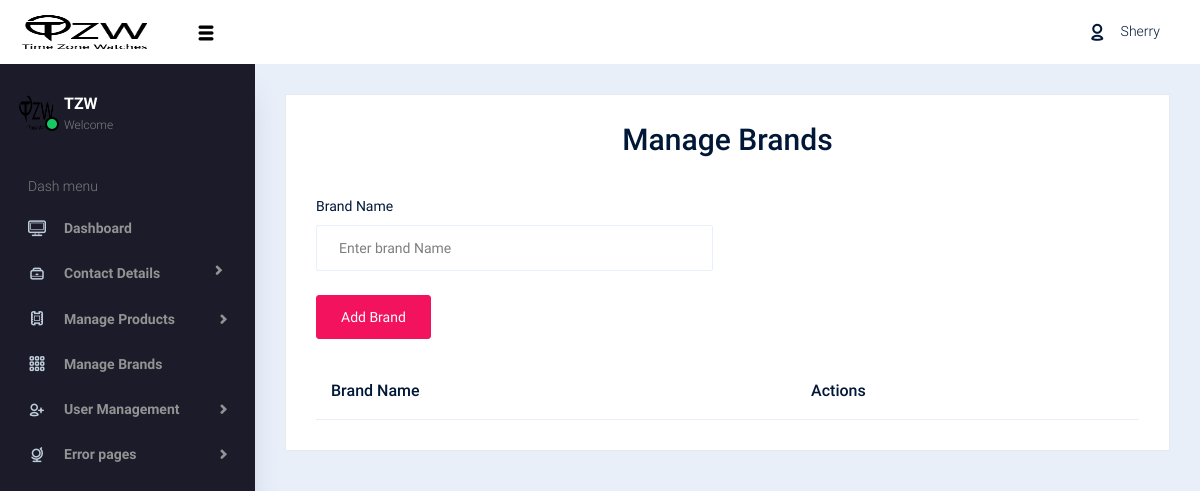
Before: /Dashboard/manage_brands.php (signed in) with the older database file.
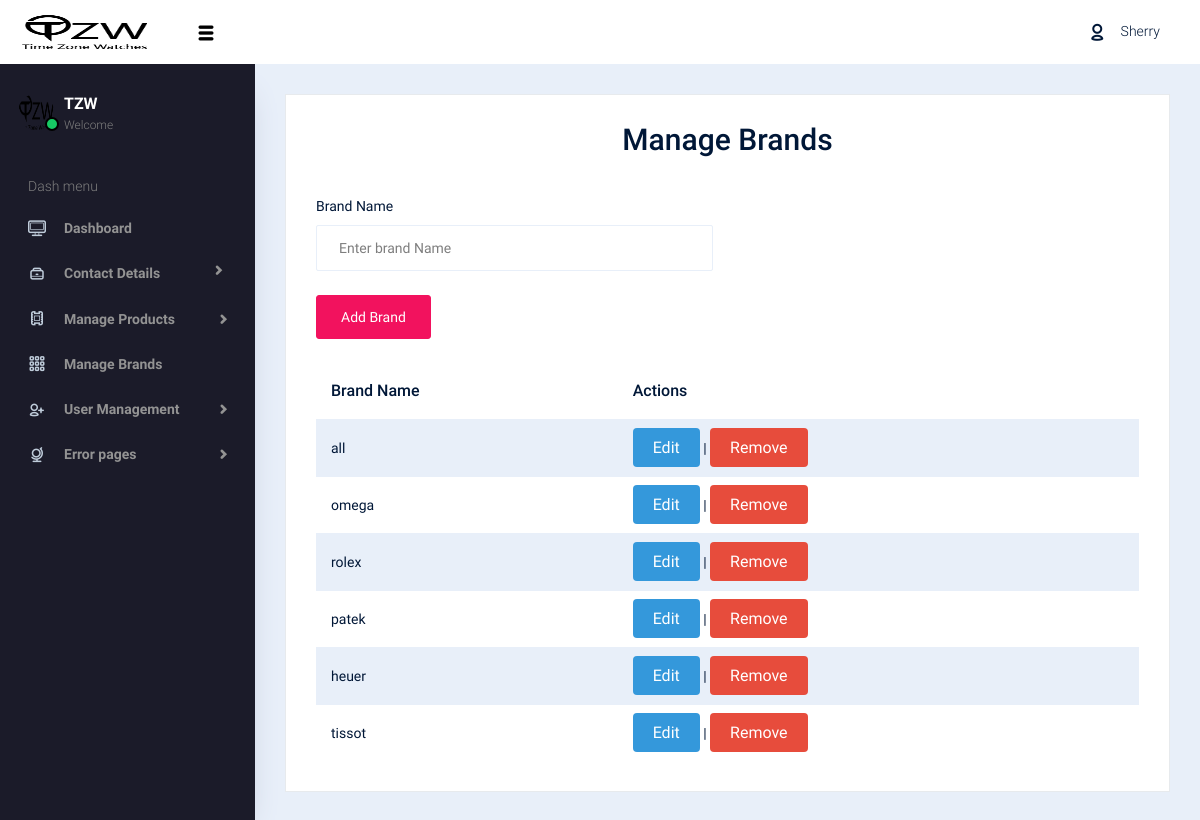
After: the same page with the newer database file.
### tables this page shows
CREATE TABLE `add_brand` (
  `id` int(11) NOT NULL,
  `brand_name` varchar(200) NOT NULL
);

### Dashboard/manage_brands.php (the view, shortened to what this page needs)
<?php
include "conn.php";
$query = "SELECT * FROM `add_brand`";
$result = mysqli_query($conn, $query);
?>
<?php include 'dash_header_or_nav.php'; ?>
<div class="main-panel">
    <div class="content-wrapper">
        <div class="row">
            <div class="col-lg-12 grid-margin stretch-card">
                <div class="card">
                    <div class="card-body">
                    <h1 style="text-align: center;">Manage Brands</h1>
                    <br><br>
                        <div class="row">
                            <div class="col-md-6">
                                <form action="manage_brands.php" method="post">
                                    <div class="form-group">
                                        <label for="brandName">Brand Name</label>
                                        <input type="text" class="form-control" id="brandName" name="brand_name" required placeholder="Enter brand Name ">
                                    </div>
                                    <button type="submit" class="btn btn-primary" name="add_brand">Add Brand</button>
                                </form>
                            </div>
                        </div>
                        <div class="row mt-4">
                            <div class="col-md-12">
                                <table class="table table-striped">
                                    <thead>
                                        <tr>
                                            <th>Brand Name</th>
                                            <th>Actions</th>
                                        </tr>
                                    </thead>
                                    <tbody>
                                        <?php while ($row = mysqli_fetch_array($result)) { ?>
                                            <tr>
                                                <td><?= $row['brand_name']; ?></td>
                                                <td>
                                                    <a class="b_edit_button" href="#" data-toggle="modal" data-target="#editModal<?= $row['id']; ?>">Edit</a> |
                                                    <a class="b_remove_button" href="manage_brands.php?remove_brand=<?= $row['id']; ?>" onclick="return confirm('Are you sure you want to remove this brand?')">Remove</a>
                                                </td>
                                            </tr>
                                        <?php } ?>
                                    </tbody>
                                </table>
                            </div>
                        </div>
                    </div>
                </div>
            </div>
        </div>
    </div>
</div>

Changed rows visible on the page:
added add_brand: brand_name "all"
added add_brand: brand_name "omega"
added add_brand: brand_name "rolex"
added add_brand: brand_name "patek"
added add_brand: brand_name "heuer"
added add_brand: brand_name "tissot"
